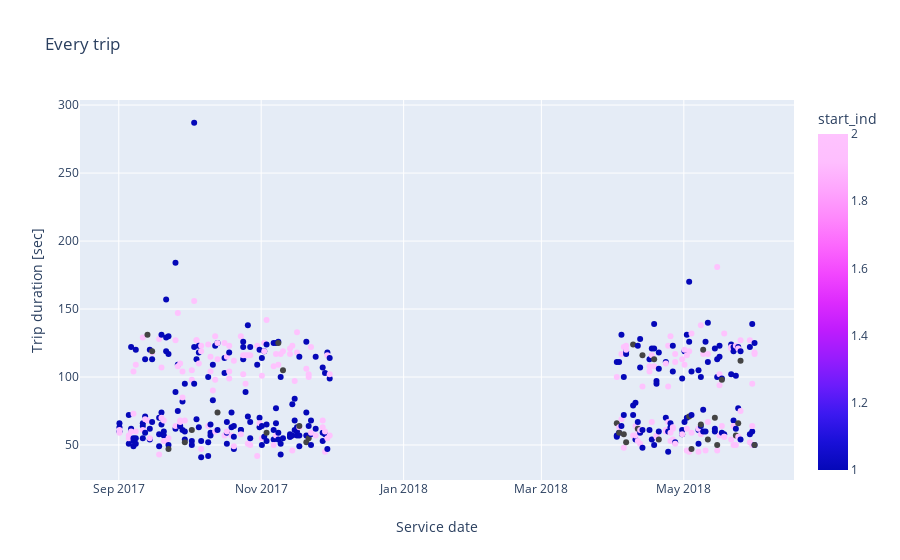

Notebook cell for this chart:
### Code cell
px.scatter(trips_df[trips_df['is_complete_trip']], x='date', y='elapsed_time', labels={'date': 'Service date', 'elapsed_time': 'Trip duration [sec]'},
#            range_x=[pd.to_datetime('01SEP2017', format='%d%b%Y'), pd.to_datetime('01DEC2017', format='%d%b%Y')], 
           color='start_ind', title='Every trip')

### Figure 1 — Plotly figure (JSON) as saved in the notebook; plotly's stock layout.template omitted (floating-point values rounded to 4 significant figures; data arrays with more than 128 entries replaced by an {"elided": "..."} marker saying what was removed)
{"data": [{"hovertemplate": "Service date=%{x}<br>Trip duration [sec]=%{y}<br>start_ind=%{marker.color}<extra></extra>", "legendgroup": "", "marker": {"cmax": 2, "cmin": 1, "color": {"elided": "471 int values"}, "colorbar": {"title": {"text": "start_ind"}}, "colorscale": [[0, "#0508b8"], [0.08333, "#1910d8"], [0.1667, "#3c19f0"], [0.25, "#6b1cfb"], [0.3333, "#981cfd"], [0.4167, "#bf1cfd"], [0.5, "#dd2bfd"], [0.5833, "#f246fe"], [0.6667, "#fc67fd"], [0.75, "#fe88fc"], [0.8333, "#fea5fd"], [0.9167, "#febefe"], [1, "#fec3fe"]], "showscale": true, "symbol": "circle"}, "mode": "markers", "name": " ", "showlegend": false, "type": "scatter", "uid": "3e293013-f424-45b7-ab07-93225d3ea591", "x": {"elided": "471 str values"}, "xaxis": "x", "y": {"elided": "471 int values"}, "yaxis": "y"}], "layout": {"autosize": true, "grid": {"xaxes": ["x"], "xgap": 0.1, "xside": "bottom", "yaxes": ["y"], "ygap": 0.1, "yside": "left"}, "legend": {"tracegroupgap": 0}, "title": {"text": "Every trip"}, "xaxis": {"autorange": true, "range": ["2017-08-15 14:15:14.7417", "2018-06-16 23:44:45.2583"], "title": {"text": "Service date"}, "type": "date"}, "yaxis": {"autorange": true, "range": [22.98, 305.0], "title": {"text": "Trip duration [sec]"}, "type": "linear"}}}
